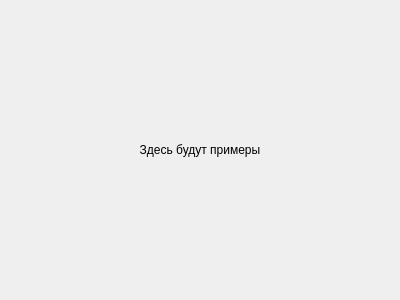
<?xml version="1.0" encoding="UTF-8"?>
<ui version="4.0">
 <class>Examples</class>
 <widget class="QDialog" name="Examples">
  <property name="geometry">
   <rect>
    <x>0</x>
    <y>0</y>
    <width>400</width>
    <height>300</height>
   </rect>
  </property>
  <property name="windowTitle">
   <string>Dialog</string>
  </property>
  <layout class="QHBoxLayout" name="horizontalLayout">
   <item>
    <widget class="QLabel" name="label">
     <property name="text">
      <string>Здесь будут примеры</string>
     </property>
     <property name="alignment">
      <set>Qt::AlignCenter</set>
     </property>
     <property name="wordWrap">
      <bool>true</bool>
     </property>
    </widget>
   </item>
  </layout>
 </widget>
 <resources/>
 <connections/>
</ui>
